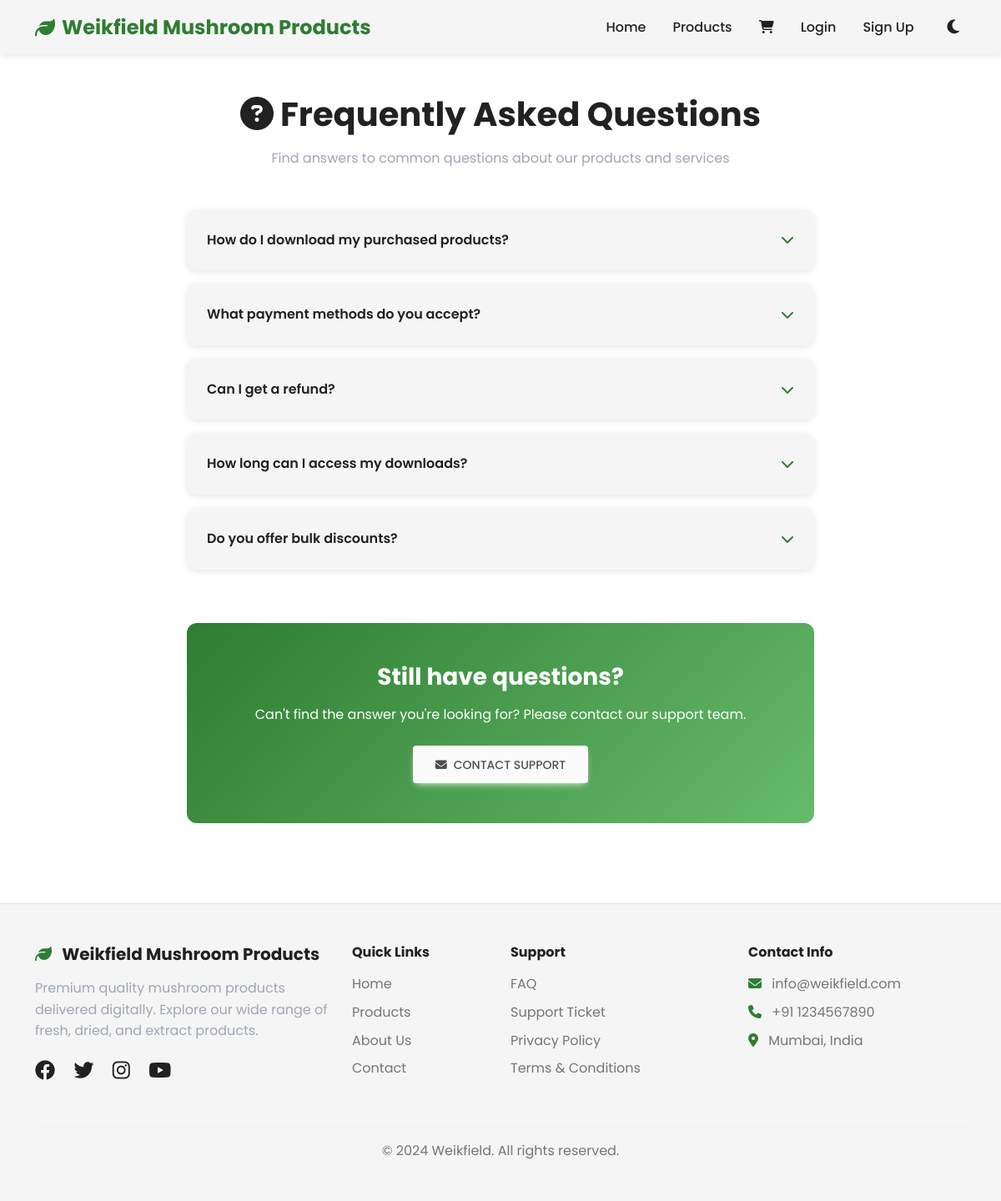
The app's page /faq.php with its own data.
### tables this page shows
CREATE TABLE faqs (
    id INT PRIMARY KEY AUTO_INCREMENT,
    question TEXT NOT NULL,
    answer TEXT NOT NULL,
    display_order INT DEFAULT 0,
    is_active BOOLEAN DEFAULT TRUE,
    created_at TIMESTAMP DEFAULT CURRENT_TIMESTAMP,
    updated_at TIMESTAMP DEFAULT CURRENT_TIMESTAMP ON UPDATE CURRENT_TIMESTAMP,
    INDEX idx_active (is_active)
);

CREATE TABLE settings (
    id INT PRIMARY KEY AUTO_INCREMENT,
    setting_key VARCHAR(100) UNIQUE NOT NULL,
    setting_value TEXT,
    setting_type VARCHAR(50) DEFAULT 'text',
    updated_at TIMESTAMP DEFAULT CURRENT_TIMESTAMP ON UPDATE CURRENT_TIMESTAMP,
    INDEX idx_key (setting_key)
);

### config/config.php (called while the page is built, shortened)
<?php
function getSetting($key, $default = '') {
    $pdo = getPDOConnection();
    $stmt = $pdo->prepare("SELECT setting_value FROM settings WHERE setting_key = ?");
    $stmt->execute([$key]);
    $result = $stmt->fetch();
    return $result ? $result['setting_value'] : $default;
}
?>

### faq.php (the view, shortened to what this page needs)
<?php
require_once __DIR__ . '/config/config.php';
$pdo = getPDOConnection();
$stmt = $pdo->query("SELECT * FROM faqs WHERE is_active = 1 ORDER BY display_order ASC");
$faqs = $stmt->fetchAll();
include __DIR__ . '/includes/header.php';
?>
<div class="container faq-container">
    <div class="faq-header">
        <h1 class="fw-bold mb-3">
            <i class="fas fa-question-circle me-2"></i>Frequently Asked Questions
        </h1>
        <p class="text-secondary">Find answers to common questions about our products and services</p>
    </div>
    <?php if (empty($faqs)): ?>
        <div class="text-center py-5">
            <i class="fas fa-inbox fa-4x text-secondary mb-3"></i>
            <p class="text-secondary">No FAQs available at the moment.</p>
        </div>
    <?php else: ?>
        <div class="row justify-content-center">
            <div class="col-lg-8">
                <?php foreach ($faqs as $index => $faq): ?>
                    <div class="faq-item">
                        <div class="faq-question" onclick="toggleFaq(<?php echo $index; ?>)">
                            <span><?php echo htmlspecialchars($faq['question']); ?></span>
                            <i class="fas fa-chevron-down" id="icon-<?php echo $index; ?>"></i>
                        </div>
                    </div>
                <?php endforeach; ?>
            </div>
        </div>
    <?php endif; ?>
    <div class="row justify-content-center">
        <div class="col-lg-8">
            <div class="contact-cta">
                <h3 class="fw-bold mb-3">Still have questions?</h3>
                <p class="mb-4">Can't find the answer you're looking for? Please contact our support team.</p>
                <a href="<?php echo SITE_URL; ?>/contact.php" class="btn btn-light btn-lg">
                    <i class="fas fa-envelope me-2"></i>Contact Support
                </a>
            </div>
        </div>
    </div>
</div>
<?php include __DIR__ . '/includes/footer.php'; ?>

### includes/footer.php (shortened to what this page needs)
    <footer class="mt-5" style="background-color: var(--surface-color); border-top: 1px solid var(--border-color);">
        <div class="container py-5">
            <div class="row">
                <div class="col-md-4 mb-4">
                    <h5 class="fw-bold mb-3">
                        <i class="fas fa-leaf me-2" style="color: var(--primary-color);"></i>
                        <?php echo SITE_NAME; ?>
                    </h5>
                    <p class="text-secondary">
                        Premium quality mushroom products delivered digitally. Explore our wide range of fresh, dried, and extract products.
                    </p>
                    <div class="social-links mt-3">
                        <a href="#" class="me-3" style="color: var(--text-color); font-size: 1.5rem;">
                            <i class="fab fa-facebook"></i>
                        </a>
                        <a href="#" class="me-3" style="color: var(--text-color); font-size: 1.5rem;">
                            <i class="fab fa-twitter"></i>
                        </a>
                        <a href="#" class="me-3" style="color: var(--text-color); font-size: 1.5rem;">
                            <i class="fab fa-instagram"></i>
                        </a>
                        <a href="#" style="color: var(--text-color); font-size: 1.5rem;">
                            <i class="fab fa-youtube"></i>
                        </a>
                    </div>
                </div>
                <div class="col-md-2 mb-4">
                    <h6 class="fw-bold mb-3">Quick Links</h6>
                    <ul class="list-unstyled">
                        <li class="mb-2">
                            <a href="<?php echo SITE_URL; ?>" style="color: var(--text-secondary); text-decoration: none;">
                                Home
                            </a>
                        </li>
                        <li class="mb-2">
                            <a href="<?php echo SITE_URL; ?>/products.php" style="color: var(--text-secondary); text-decoration: none;">
                                Products
                            </a>
                        </li>
                        <li class="mb-2">
                            <a href="<?php echo SITE_URL; ?>/about.php" style="color: var(--text-secondary); text-decoration: none;">
                                About Us
                            </a>
                        </li>
                        <li class="mb-2">
                            <a href="<?php echo SITE_URL; ?>/contact.php" style="color: var(--text-secondary); text-decoration: none;">
                                Contact
                            </a>
                        </li>
                    </ul>
                </div>
                <div class="col-md-3 mb-4">
                    <h6 class="fw-bold mb-3">Support</h6>
                    <ul class="list-unstyled">
                        <li class="mb-2">
                            <a href="<?php echo SITE_URL; ?>/faq.php" style="color: var(--text-secondary); text-decoration: none;">
                                FAQ
                            </a>
                        </li>
                        <li class="mb-2">
                            <a href="<?php echo SITE_URL; ?>/contact.php" style="color: var(--text-secondary); text-decoration: none;">
                                Support Ticket
                            </a>
                        </li>
                        <li class="mb-2">
                            <a href="#" style="color: var(--text-secondary); text-decoration: none;">
                                Privacy Policy
                            </a>
                        </li>
                        <li class="mb-2">
                            <a href="#" style="color: var(--text-secondary); text-decoration: none;">
                                Terms & Conditions
                            </a>
                        </li>
                    </ul>
                </div>
                <div class="col-md-3 mb-4">
                    <h6 class="fw-bold mb-3">Contact Info</h6>
                    <ul class="list-unstyled">
                        <li class="mb-2">
                            <i class="fas fa-envelope me-2" style="color: var(--primary-color);"></i>
                            <span style="color: var(--text-secondary);"><?php echo getSetting('site_email', 'info@weikfield.com'); ?></span>
                        </li>
                        <li class="mb-2">
                            <i class="fas fa-phone me-2" style="color: var(--primary-color);"></i>
                            <span style="color: var(--text-secondary);"><?php echo getSetting('site_phone', '+91 1234567890'); ?></span>
                        </li>
                        <li class="mb-2">
                            <i class="fas fa-map-marker-alt me-2" style="color: var(--primary-color);"></i>
                            <span style="color: var(--text-secondary);">Mumbai, India</span>
                        </li>
                    </ul>
                </div>
            </div>
            <hr style="border-color: var(--border-color);">
            <div class="row">
                <div class="col-md-12 text-center">
                    <p class="mb-0" style="color: var(--text-secondary);">
                        <?php echo getSetting('footer_text', '© 2024 Weikfield. All rights reserved.'); ?>
                    </p>
                </div>
            </div>
        </div>
    </footer>
</body>
</html>

### includes/header.php (style rules this page uses)
:root { --primary-color: #2e7d32; --secondary-color: #66bb6a; --accent-color: #ff6f00; --bg-color: #ffffff; --surface-color: #f5f5f5; --text-color: #212121; --text-secondary: #757575; --border-color: #e0e0e0; --shadow: 0 2px 8px rgba(0,0,0,0.1); --shadow-hover: 0 4px 16px rgba(0,0,0,0.15); }
* { margin: 0; padding: 0; box-sizing: border-box; }
body { font-family: 'Poppins', sans-serif; background-color: var(--bg-color); color: var(--text-color); transition: background-color 0.3s ease, color 0.3s ease; padding-bottom: 70px; }
@media (min-width: 769px) { body { padding-bottom: 0; } }

### faq.php (style rules this page uses)
.faq-container { padding: 3rem 0; min-height: 60vh; }
.faq-header { text-align: center; margin-bottom: 3rem; }
.faq-item { background: var(--surface-color); border-radius: 12px; margin-bottom: 1rem; box-shadow: var(--shadow); overflow: hidden; transition: all 0.3s ease; }
.faq-question { padding: 1.5rem; cursor: pointer; display: flex; justify-content: space-between; align-items: center; font-weight: 600; color: var(--text-color); transition: all 0.3s ease; }
.faq-question i { color: var(--primary-color); transition: transform 0.3s ease; }
.contact-cta { background: linear-gradient(135deg, var(--primary-color), var(--secondary-color)); color: white; border-radius: 12px; padding: 3rem; text-align: center; margin-top: 3rem; }

### records on screen
faqs: question "How do I download my purchased products?"
faqs: question "What payment methods do you accept?"
faqs: question "Can I get a refund?"
faqs: question "How long can I access my downloads?"
faqs: question "Do you offer bulk discounts?"
settings: setting_value "info@weikfield.com"
settings: setting_value "+91 1234567890"
settings: setting_value "© 2024 Weikfield. All rights reserved."

### other values on screen
SITE_NAME "Weikfield Mushroom Products"
